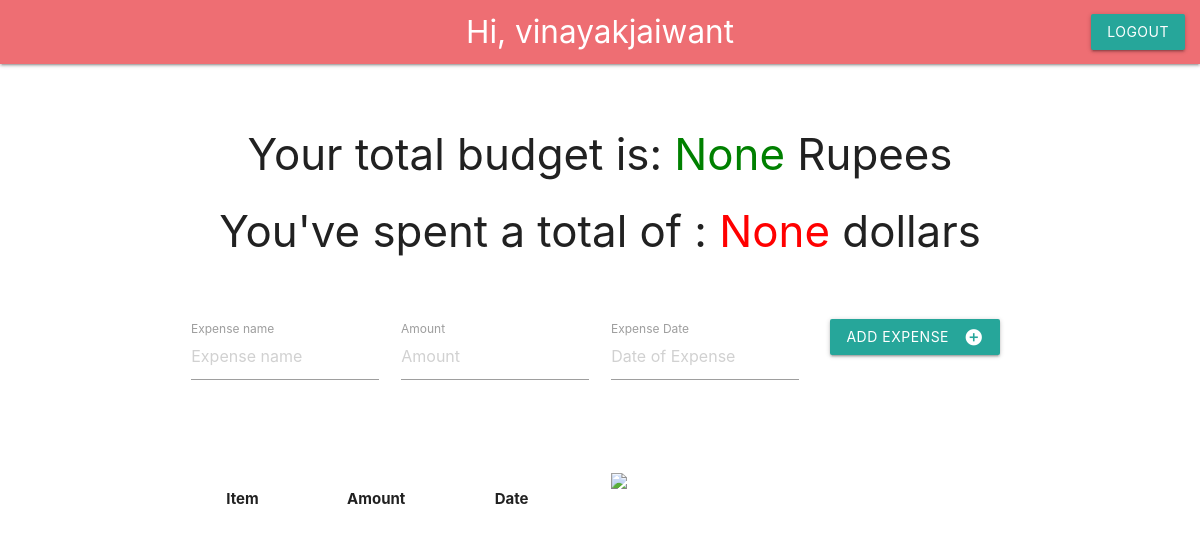
Page /app (signed in) on the earlier database version.
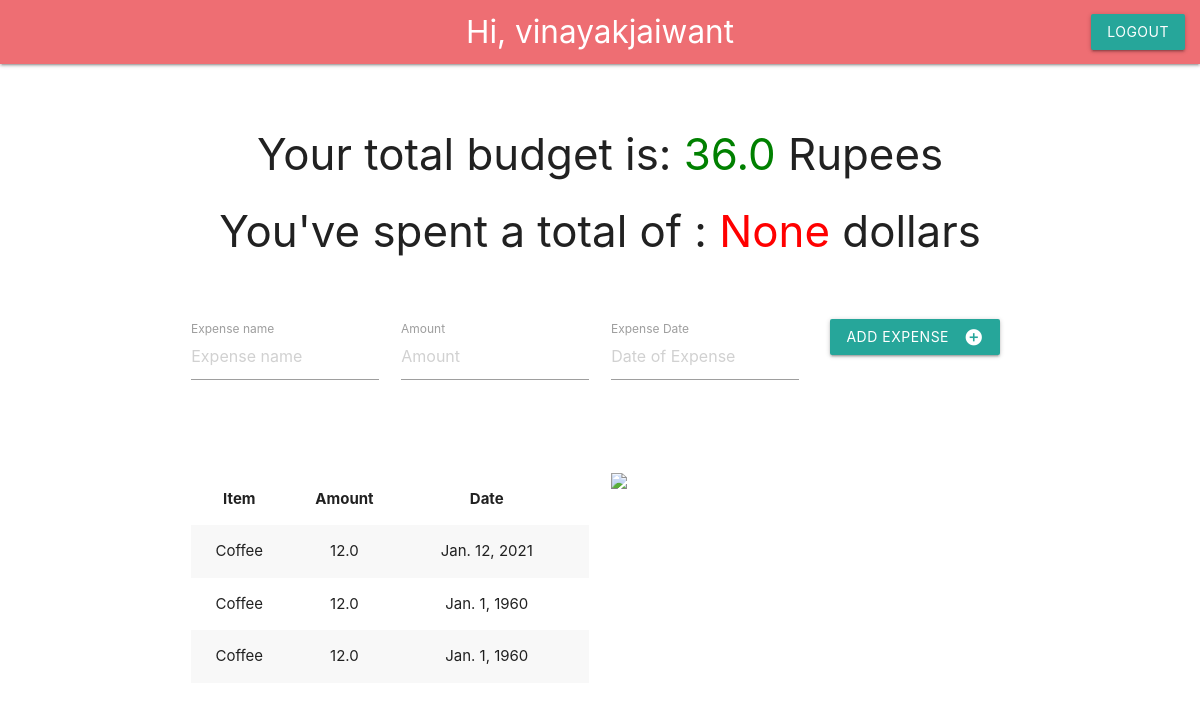
Same page on the later database version.
### main/models.py (models this page shows)
class ExpenseInfo(models.Model):
	expense_name = models.TextField(default='Test')
	expenses = models.IntegerField(default=0)
	cost = models.FloatField(default=0)
	date_added = models.DateField(default="1960-01-01")
	user_expense = models.ForeignKey(User, on_delete=models.CASCADE)

### main/views.py (the view)
# urls.py: path('app',views.index,name='index'),
def index(request):
	expense_items = ExpenseInfo.objects.filter(user_expense=request.user).order_by('-date_added')
	try:
        	budget_total = ExpenseInfo.objects.filter(user_expense=request.user).aggregate(budget=Sum('cost',filter=Q(cost__gt=0)))
        	expense_total = ExpenseInfo.objects.filter(user_expense=request.user).aggregate(expenses=Sum('cost',filter=Q(cost__lt=0)))
        	fig,ax=plt.subplots()
       		ax.bar(['Expenses','Budget'], [expense_total['expenses'],budget_total['budget']],color=['red','green'])
        	ax.set_title('Your total expenses vs total budget')
        	plt.savefig('main/static/main/expense.jpg')
	except TypeError:
        	print('No data.')
	context = {'expense_items':expense_items,'budget':budget_total['budget'],'expenses':expense_total['expenses']}
	return render(request,'main/index.html',context=context)

### main/templates/main/index.html (shortened to what this page needs)
{% load static %}
<!DOCTYPE html>
<html>
    <head>
        <link rel="stylesheet" href="https://cdnjs.cloudflare.com/ajax/libs/materialize/1.0.0/css/materialize.min.css">
    </head>
    <body>
        <nav>
            <div class="nav-wrapper">
                <a href='{% url "index" %}' class='brand-logo center'>Hi, {{ user }}</a>
                <ul class="right">
                    <li><a href='{% url "logout" %}' class='btn'>Logout</a></li>
                </ul>
            </div>
        </nav>
        <br>
        <div class="section">
            <div class="row">
                <form class="col s12" action='{% url "add item" %}' method='post'>
                    <div class="row">
                        <div class="container center">
                            <h3 class='center'>Your total budget is: <span style="color:green;">{{budget}}</span> Rupees</h3>
                            <h3 clas='center'>You've spent a total of : <span style="color:red;">{{expenses}}</span> dollars</h3>
                            <br>
                            <br>
                            <div class="input-field col s3">
                                <input placeholder="Expense name" name="expense_name" id='expense_name' type='text' class='validate'>
                                <label for='expense_name'>Expense name</label>
                            </div>
                            <div class="input-field col s3">
                                <input placeholder='Amount' name='cost' id='cost' type='text' class='validate'>
                                <label for='cost'>Amount</label>
                            </div>
                            <div class="input-field col s3">
                                <input placeholder='Date of Expense' name="expense_date" id="expense_date" type="text" class='datepicker'>
                                <label for="expense_date">Expense Date</label>
                            </div>
                            <button class="btn waves-effect waves-light" type="submit" name="action">Add Expense
                                <i class="material-icons right">add_circle</i>
                            </button>
                        </div>
                    </div>
                </form>
            </div>
        </div>
        <div class="section">
            <div class="row">
                <div class="container">
                    <div class="col s6">
                        <table class="striped centered responsive-table">
                            <thead>
                                <tr>
                                    <th>Item</th>
                                    <th>Amount</th>
                                    <th>Date</th>
                                    <th></th>
                                </tr>
                            </thead>
                            <tbody>
                                {% for expense_item in expense_items %}
                                <tr>
                                    <td>{{ expense_item.expense_name }}</td>
                                    <td>{{ expense_item.cost }}</td>
                                    <td>{{ expense_item.date_added}}</td>
                                    <td></td>
                                </tr>
                                {% endfor %}
                            </tbody>
                        </table>
                    </div>
                    <div class="col s6">
                        <img class='responsive-img' src= "{% static 'budget_app/expense.jpg' %}">
                    </div>
                </div>
        </div>
        </div>
    </body>
</html>

Differences in the rows shown:
added ExpenseInfo: expense_name "Coffee", cost "12.0", date_added "Jan. 12, 2021"
added ExpenseInfo: expense_name "Coffee", cost "12.0", date_added "Jan. 1, 1960"
added ExpenseInfo: expense_name "Coffee", cost "12.0", date_added "Jan. 1, 1960"
Other differences:
{{ budget }}: "None" → "36.0"
